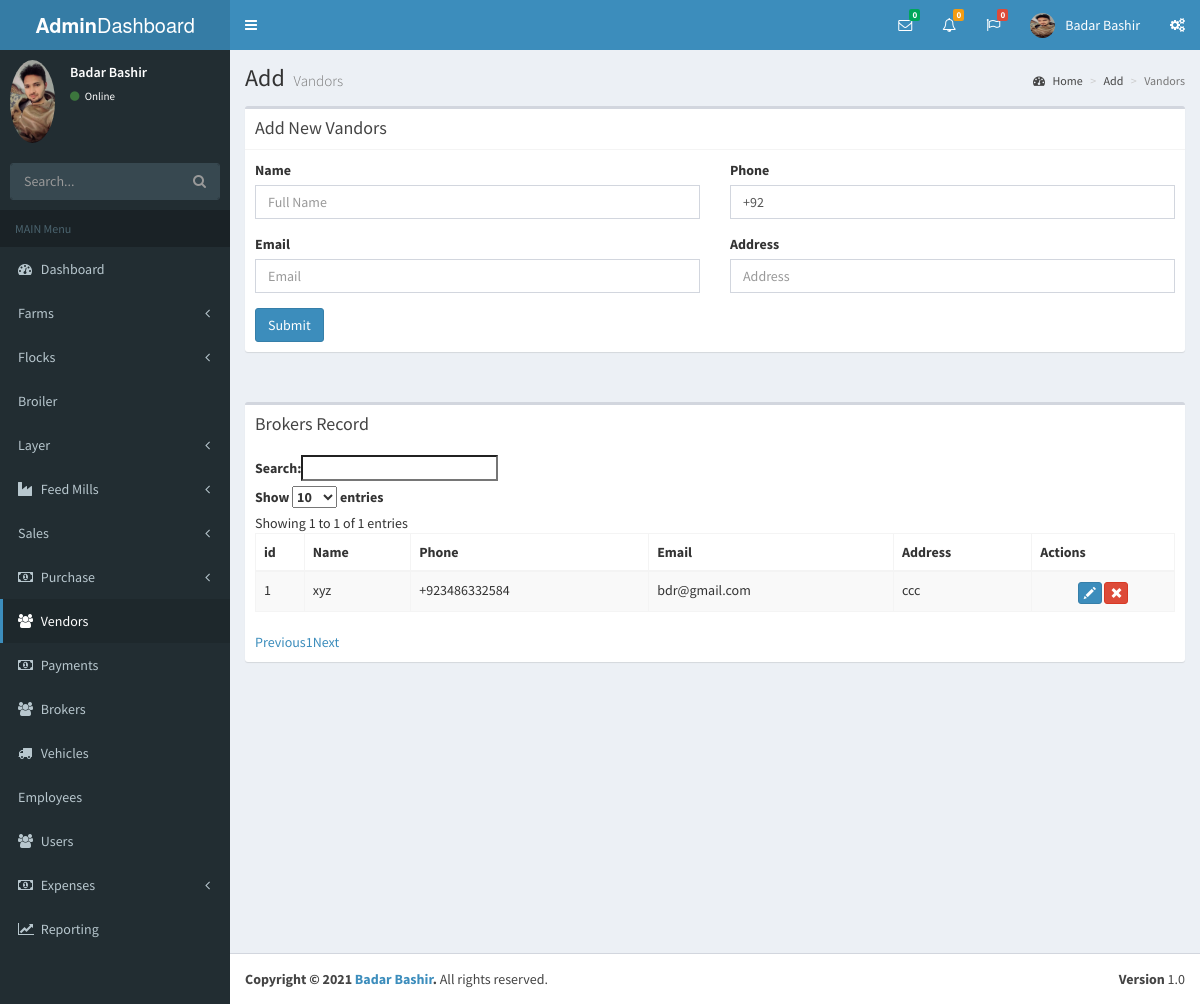
/vandors.php (signed in), run on an earlier commit of the app's database.
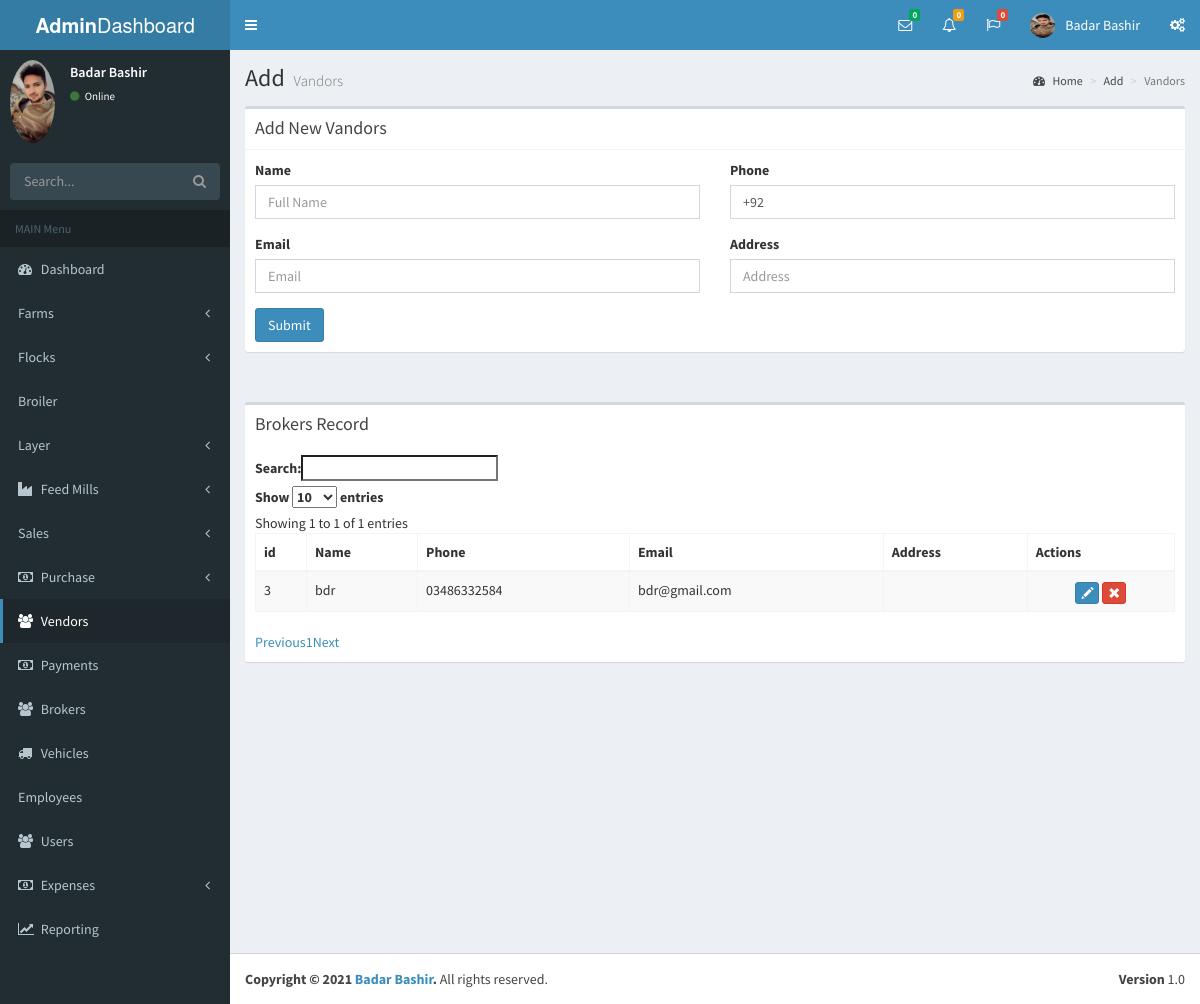
And on a later commit of the database.
### tables this page shows
CREATE TABLE `vandors` (
  `v_id` int(11) NOT NULL,
  `name` varchar(100) NOT NULL,
  `phone_no` varchar(100) NOT NULL,
  `email` varchar(100) NOT NULL,
  `Address` varchar(100) NOT NULL
);

### vandors.php (the view, shortened to what the changed rows need)
<?php
 include("lib/DBConn.php");
?>
<!DOCTYPE html>
<html>
<head>
   <link rel='stylesheet' href='https://maxcdn.bootstrapcdn.com/bootstrap/3.3.6/css/bootstrap.min.css'>
<link rel='stylesheet' href='https://cdn.datatables.net/1.10.12/css/dataTables.bootstrap.min.css'>
<link rel='stylesheet' href='https://cdn.datatables.net/buttons/1.2.2/css/buttons.bootstrap.min.css'>
<link rel="stylesheet" href="plugins/datatables/style.css">
  <link rel="stylesheet" href="bootstrap/css/bootstrap.min.css">
  <link rel="stylesheet" href="https://cdnjs.cloudflare.com/ajax/libs/font-awesome/4.5.0/css/font-awesome.min.css">
  <link rel="stylesheet" href="https://cdnjs.cloudflare.com/ajax/libs/ionicons/2.0.1/css/ionicons.min.css">
  <link rel="stylesheet" href="plugins/daterangepicker/daterangepicker.css">
  <link rel="stylesheet" href="plugins/datepicker/datepicker3.css">
  <link rel="stylesheet" href="plugins/iCheck/all.css">
  <link rel="stylesheet" href="plugins/colorpicker/bootstrap-colorpicker.min.css">
  <link rel="stylesheet" href="plugins/timepicker/bootstrap-timepicker.min.css">
  <link rel="stylesheet" href="plugins/select2/select2.min.css">
  <link rel="stylesheet" href="dist/css/AdminLTE.min.css">
  <link rel="stylesheet" href="dist/css/skins/_all-skins.min.css">
</head>
<body class="hold-transition skin-blue sidebar-mini">
<div class="wrapper">
  <div class="content-wrapper">
    <section class="content-header">
      <h1>
        Add
        <small>Vandors</small>
      </h1>
    </section>
 <section class="content">
      <div class="row">
        <div class="col-xs-12">
          <div class="box">
            <div class="box-body" style="overflow: scroll;">
              <table id="example"  class="table table-striped table-bordered" cellspacing="0" width="100%">
                <thead>
                <tr>
                  <th>id</th>
                  <th>Name</th>
                  <th>Phone</th>
                  <th>Email</th>
                  <th>Address</th>
                  <th>Actions</th>
                </tr>
                </thead>
                <tbody>
                <?php
                    $query = "SELECT * FROM vandors";
                    $result = mysqli_query($conn,$query);
                      if ($result->num_rows > 0) {
                        while($row = mysqli_fetch_array($result))
                           {
                            ?>
                              <tr>
                                  <td><?php echo $row['v_id']; ?></td>
                                  <td><?php echo $row['name']; ?></td>
                                  <td><?php echo $row['phone_no']; ?></td>
                                  <td><?php echo $row['email']; ?></td>
                                  <td><?php echo $row['Address']; ?></td>
                                  <td>
                            <a href="#"><span class="btn btn-primary btn-xs dt-edit  glyphicon glyphicon-pencil" aria-hidden="true"></span></a>
                                  <a href="#"
                            onClick="return confirm('Are you sure you want to delete')"; title="Delete"> <span class="btn btn-danger btn-xs dt-delete glyphicon glyphicon-remove" aria-hidden="true"></span></a>
                                    </td>
                                     </tr>
                                       <?php
                                                 }
                                                }
                                            else
                                              {
                                                echo "No Result Found";
                                              }
                                                    ?>
                </tbody>
              </table>
            </div>
          </div>
        </div>
      </div>
    </section>
</div>
</body>
</html>

What changed in the data, as far as the page shows it:
removed vandors: v_id "1", name "xyz", phone_no "+923486332584", email "bdr@gmail.com", Address "ccc"
added vandors: v_id "3", name "bdr", phone_no "03486332584", email "bdr@gmail.com"
